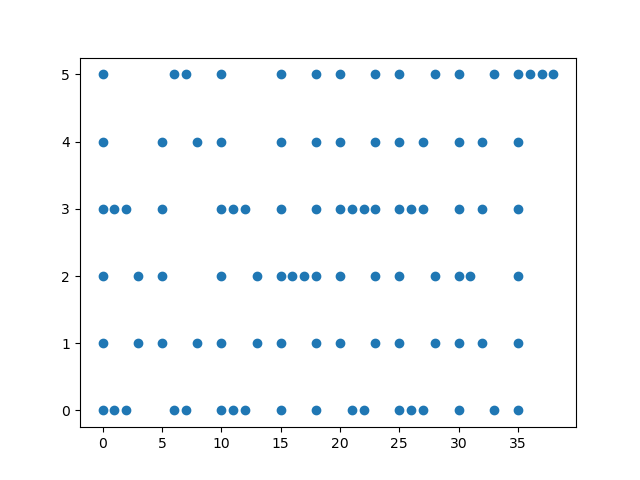

This figure's Python source:
import matplotlib.pyplot as plt

input_data = [line.replace("\n", "") for line in open("Data/aoc_13.txt")]
dots = [(int(point[0]),int(point[1])) for point in [(line.split(",")) for line in input_data if "," in line]]
folds = [(direction[0],int(direction[1])) for direction in [line.replace("fold along ", "").split("=") for line in input_data if "=" in line]]


def fold_paper(fold, dot):
        if (fold[0] == "x") & (dot[0] > fold[1]): return (fold[1]-(dot[0]-fold[1]),dot[1])
        elif (fold[0] == "y") & (dot[1] > fold[1]): return (dot[0],fold[1]-(dot[1]-fold[1]))
        else: return dot

for nr_fold,fold in enumerate(folds):
    dots = [fold_paper(fold, dot) for dot in dots]
    dots = list(set(dots))
    if nr_fold == 0: print(f"Answer 1: {len(dots)}")
    
plt.scatter(*zip(*dots))
plt.savefig("aoc_13.png")